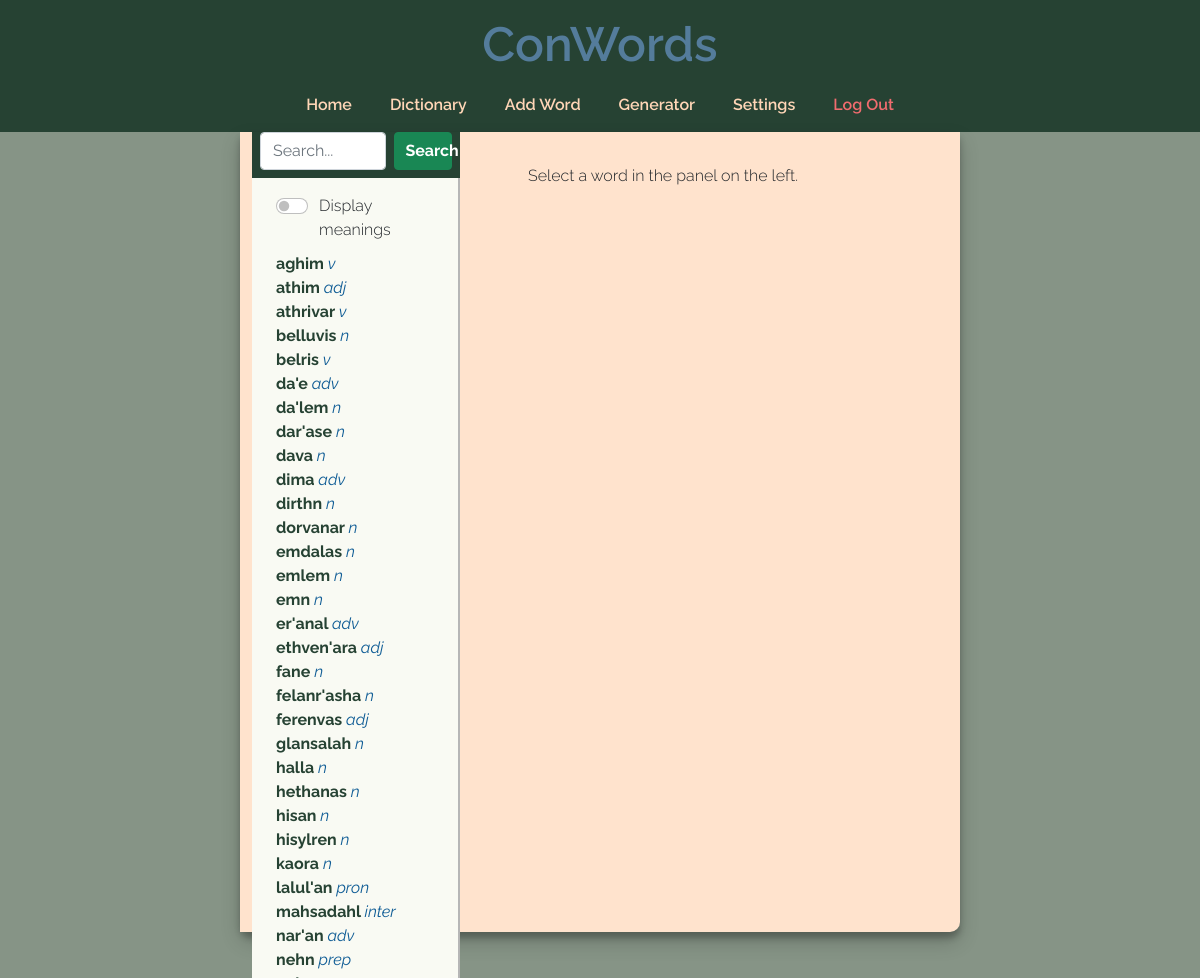
The page /dictionary (signed in) on the database as committed earlier.
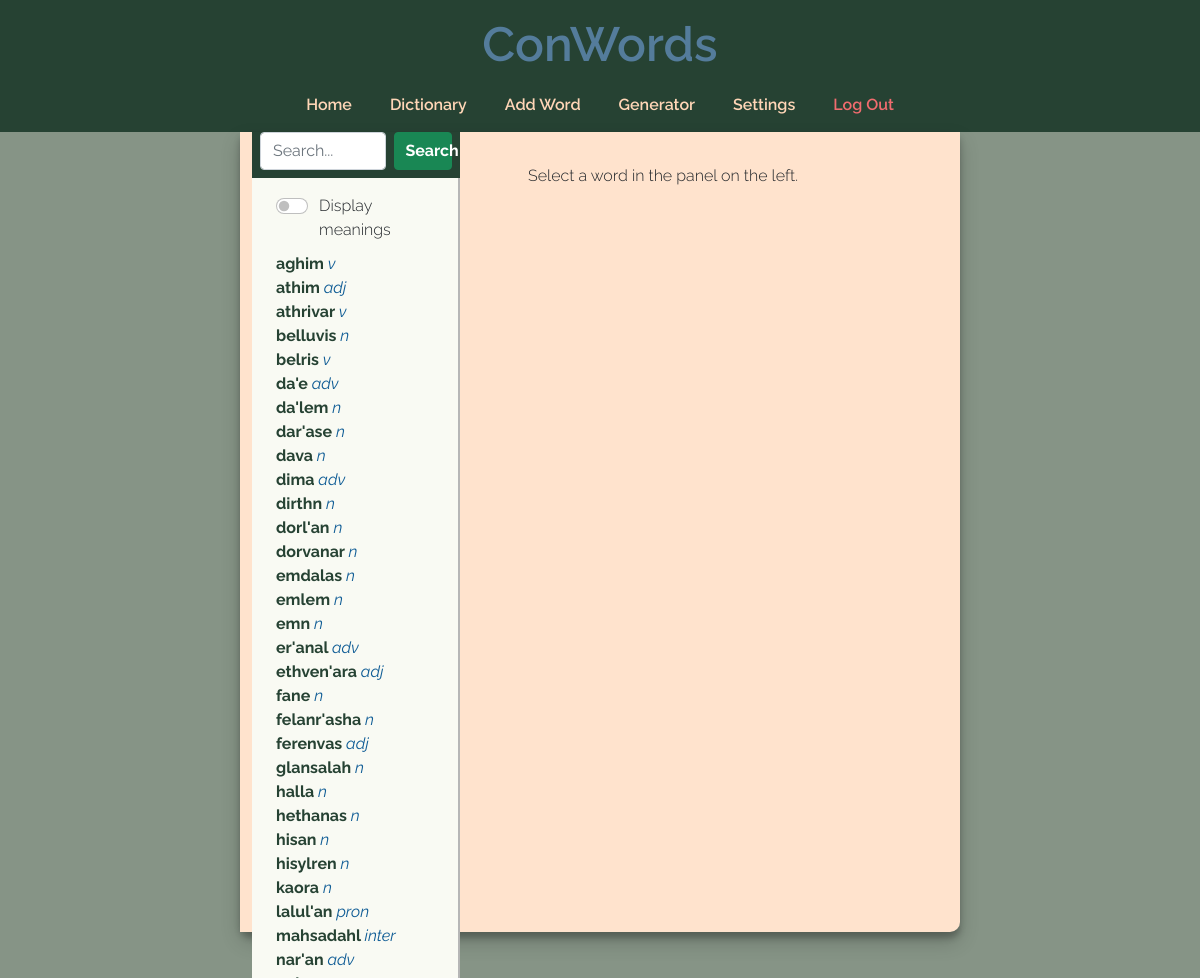
The same page on the database as committed later.
### tables this page shows
CREATE TABLE entries (
id INTEGER NOT NULL PRIMARY KEY AUTOINCREMENT,
word_id INTEGER NOT NULL,
meaning_id INTEGER NOT NULL,
part_of_speech_id INTEGER,
grammatical_gender_id INTEGER,
phonetic_form TEXT,
morphology TEXT,
etymology TEXT,
literal_meaning TEXT,
example TEXT,
user_id INTEGER NOT NULL,
FOREIGN KEY(word_id) REFERENCES words(id),
FOREIGN KEY(meaning_id) REFERENCES meanings(id),
FOREIGN KEY(part_of_speech_id) REFERENCES parts_of_speech(id),
FOREIGN KEY(grammatical_gender_id) REFERENCES grammatical_genders(id),
FOREIGN KEY(user_id) REFERENCES users(id)
);

CREATE TABLE words (
id INTEGER NOT NULL PRIMARY KEY AUTOINCREMENT,
word TEXT NOT NULL,
user_id INTEGER NOT NULL,
FOREIGN KEY(user_id) REFERENCES users(id)
);

CREATE TABLE parts_of_speech (
id INTEGER NOT NULL PRIMARY KEY AUTOINCREMENT,
part_of_speech TEXT NOT NULL,
abbreviation TEXT,
user_id INTEGER NOT NULL,
FOREIGN KEY(user_id) REFERENCES users(id)
);

### app.py (the view, shortened to what this page needs)
@app.route("/dictionary", methods=["GET", "POST"])
@login_required
def dictionary():
    db = get_db()
    words = db.execute("SELECT entries.id, word, abbreviation FROM entries, words, parts_of_speech WHERE entries.word_id = words.id AND entries.part_of_speech_id = parts_of_speech.id AND entries.user_id = ? ORDER BY word;", (session["user_id"],)).fetchall()
    meanings = db.execute("SELECT entries.id, meaning, abbreviation FROM entries, meanings, parts_of_speech WHERE entries.word_id = meanings.id AND entries.part_of_speech_id = parts_of_speech.id AND entries.user_id = ? ORDER BY meaning;", (session["user_id"],)).fetchall()
    if request.method == "GET":
        entry_id = str(request.args.get('value'))
        session["entry_id"] = entry_id
        record = db.execute("SELECT * FROM entries WHERE id = ? AND user_id = ?;", (entry_id, session["user_id"],)).fetchone()
        if not record == None:
            session["record"] = record
            word = db.execute("SELECT word FROM words WHERE id = ? AND user_id = ?;", (record[1], session["user_id"],)).fetchone()[0]
            session["word"] = word
            session["word_id"] = str(record[1])
            meaning = db.execute("SELECT meaning FROM meanings WHERE id = ? AND user_id = ?;", (record[2], session["user_id"],)).fetchone()[0]
            session["meaning"] = meaning
            session["meaning_id"] = str(record[2])
            part_of_speech = db.execute("SELECT part_of_speech FROM parts_of_speech WHERE id = ? AND user_id = ?;", (record[3], session["user_id"],)).fetchone()[0]
            session["pos"] = part_of_speech
            part_of_speech_abbr = db.execute("SELECT abbreviation FROM parts_of_speech WHERE id = ? AND user_id = ?;", (record[3], session["user_id"],)).fetchone()[0]
            session["pos_abbr"] = part_of_speech_abbr
            if not record[4] == None:
                gender = db.execute("SELECT grammatical_gender FROM grammatical_genders WHERE id = ? AND user_id = ?;", (record[4], session["user_id"],)).fetchone()[0]
                gender_abbr = db.execute("SELECT abbreviation FROM grammatical_genders WHERE id = ? AND user_id = ?;", (record[4], session["user_id"],)).fetchone()
            else:
                gender = ""
                gender_abbr = ""
            session["gender"] = gender
            session["gender_abbr"] = gender_abbr
            session["phonetic"] = record[5]
            session["morphology"] = record[6]
            session["etymology"] = record[7]
            session["literal"] = record[8]
            session["example"] = record[9]
        else:
            word = ["empty"]
            meaning = ["empty"]
            part_of_speech = ["empty"]
            part_of_speech_abbr = ["empty"]
            gender = ["empty"]
            gender_abbr = ["empty"]
    db.close()
    return render_template("dictionary.html", record=record, word=word, meaning=meaning, part_of_speech=part_of_speech, part_of_speech_abbr=part_of_speech_abbr, gender_abbr=gender_abbr, words=words, meanings=meanings, gender=gender)

### app.py (called while the page is built)
@app.after_request
def after_request(response):
    response.headers["Cache-Control"] = "no-cache, no-store, must-revalidate"
    response.headers["Expires"] = 0
    response.headers["Pragma"] = "no-cache"
    return response

### helpers.py (called while the page is built)
def get_db():
    connection = sqlite3.connect("conlang.db")
    return connection

def login_required(f):
    @wraps(f)
    def decorated_function(*args, **kwargs):
        if session.get("user_id") is None:
            return redirect("/login")
        return f(*args, **kwargs)
    return decorated_function

### templates/dictionary.html (shortened to what the changed rows need)
{% extends "layout.html" %}
{% block main %}
<div class="row mainrow">
    <div class="col-sm-4 left-menu">
        <div class="dict-display" id="dictdiv">
            <div id="left-menu-words">
                {% if dictview != none %}
                    <div class="dict-view">
                        {% for word in words %}
                            <a class="dict-link" name="word-link" href="/dictionary?value={{ word[0] }}">{{ word[1] }} <span class="abbr">{{ word[2] }}</span></a><br/>
                        {% endfor %}
                    </div>
                {% endif %}
            </div>
        </div>
    </div>
</div>
{% endblock %}

Rows that differ between the two databases and show on the page:
no longer on this page (row unchanged): entries: {{ word[0] }} 30 (drawn), word "nehn", abbreviation "prep"
added entries: {{ word[0] }} 55 (drawn), word "dorl'an", abbreviation "n"
